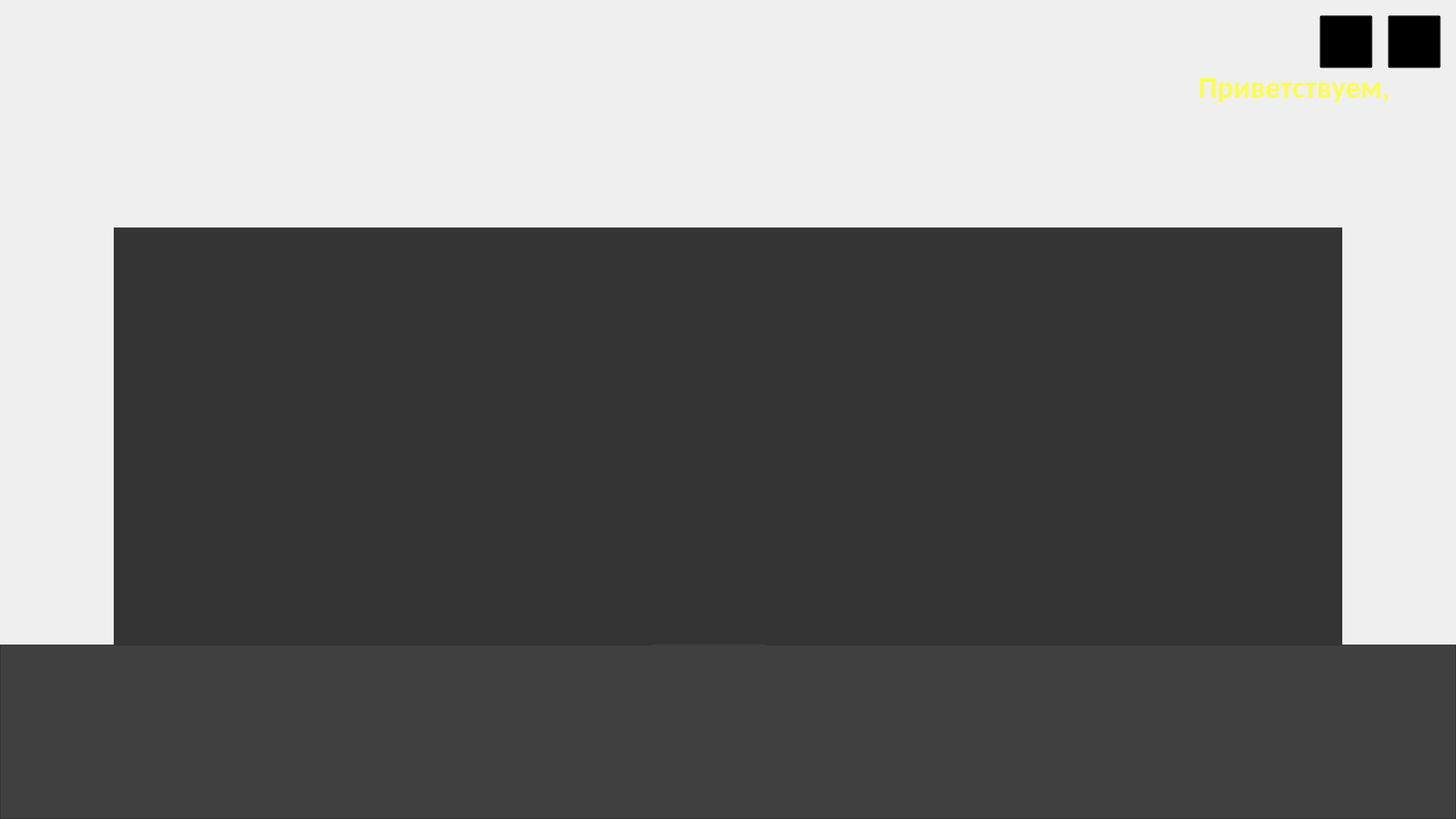
<?xml version="1.0" encoding="UTF-8"?>
<ui version="4.0">
 <class>MainWindow</class>
 <widget class="QMainWindow" name="MainWindow">
  <property name="geometry">
   <rect>
    <x>0</x>
    <y>0</y>
    <width>1920</width>
    <height>1080</height>
   </rect>
  </property>
  <property name="windowTitle">
   <string>My vibe notes</string>
  </property>
  <widget class="QWidget" name="centralwidget">
   <widget class="QLabel" name="main_background">
    <property name="geometry">
     <rect>
      <x>0</x>
      <y>0</y>
      <width>1920</width>
      <height>1080</height>
     </rect>
    </property>
    <property name="text">
     <string/>
    </property>
    <property name="pixmap">
     <pixmap>../UI/MainBG.png</pixmap>
    </property>
   </widget>
   <widget class="QFrame" name="tool_panel">
    <property name="geometry">
     <rect>
      <x>0</x>
      <y>850</y>
      <width>1920</width>
      <height>230</height>
     </rect>
    </property>
    <property name="styleSheet">
     <string notr="true">background-color: rgba(64, 64, 64, 255)</string>
    </property>
    <property name="frameShape">
     <enum>QFrame::StyledPanel</enum>
    </property>
    <property name="frameShadow">
     <enum>QFrame::Raised</enum>
    </property>
    <widget class="QPushButton" name="add_button">
     <property name="geometry">
      <rect>
       <x>860</x>
       <y>0</y>
       <width>150</width>
       <height>150</height>
      </rect>
     </property>
     <property name="styleSheet">
      <string notr="true">border:none;</string>
     </property>
     <property name="text">
      <string/>
     </property>
     <property name="icon">
      <iconset>
       <normaloff>../UI/add_button.png</normaloff>../UI/add_button.png</iconset>
     </property>
     <property name="iconSize">
      <size>
       <width>150</width>
       <height>150</height>
      </size>
     </property>
    </widget>
   </widget>
   <widget class="QLabel" name="name_label">
    <property name="geometry">
     <rect>
      <x>1580</x>
      <y>90</y>
      <width>321</width>
      <height>211</height>
     </rect>
    </property>
    <property name="font">
     <font>
      <family>Calibri</family>
      <pointsize>30</pointsize>
      <weight>75</weight>
      <bold>true</bold>
     </font>
    </property>
    <property name="styleSheet">
     <string notr="true">color: #fbfd53;</string>
    </property>
    <property name="text">
     <string>&lt;html&gt;&lt;head/&gt;&lt;body&gt;&lt;p&gt;Приветствуем,&lt;/p&gt;&lt;p&gt;&lt;br/&gt;&lt;/p&gt;&lt;/body&gt;&lt;/html&gt;</string>
    </property>
    <property name="scaledContents">
     <bool>true</bool>
    </property>
    <property name="alignment">
     <set>Qt::AlignLeading|Qt::AlignLeft|Qt::AlignTop</set>
    </property>
    <property name="wordWrap">
     <bool>true</bool>
    </property>
   </widget>
   <widget class="QPushButton" name="edit_name_button">
    <property name="geometry">
     <rect>
      <x>1740</x>
      <y>20</y>
      <width>70</width>
      <height>70</height>
     </rect>
    </property>
    <property name="styleSheet">
     <string notr="true">background-color: rgba(0, 0, 0, 0)</string>
    </property>
    <property name="text">
     <string/>
    </property>
    <property name="icon">
     <iconset>
      <normaloff>../UI/edit_name_button.png</normaloff>../UI/edit_name_button.png</iconset>
    </property>
    <property name="iconSize">
     <size>
      <width>70</width>
      <height>70</height>
     </size>
    </property>
   </widget>
   <widget class="QPushButton" name="exit_button">
    <property name="geometry">
     <rect>
      <x>1830</x>
      <y>20</y>
      <width>70</width>
      <height>70</height>
     </rect>
    </property>
    <property name="styleSheet">
     <string notr="true">background-color: rgba(0, 0, 0, 0)</string>
    </property>
    <property name="text">
     <string/>
    </property>
    <property name="icon">
     <iconset>
      <normaloff>../UI/exit_button.png</normaloff>../UI/exit_button.png</iconset>
    </property>
    <property name="iconSize">
     <size>
      <width>70</width>
      <height>70</height>
     </size>
    </property>
   </widget>
   <widget class="QLabel" name="notes_board">
    <property name="geometry">
     <rect>
      <x>150</x>
      <y>300</y>
      <width>1620</width>
      <height>1200</height>
     </rect>
    </property>
    <property name="styleSheet">
     <string notr="true">background-color: rgba(52, 52, 52, 255)</string>
    </property>
    <property name="text">
     <string/>
    </property>
   </widget>
   <zorder>main_background</zorder>
   <zorder>name_label</zorder>
   <zorder>edit_name_button</zorder>
   <zorder>exit_button</zorder>
   <zorder>notes_board</zorder>
   <zorder>tool_panel</zorder>
  </widget>
 </widget>
 <resources/>
 <connections/>
</ui>
